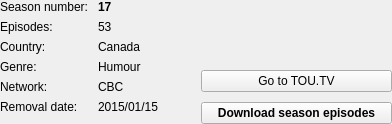
<?xml version="1.0" encoding="UTF-8"?>
<ui version="4.0">
 <class>infos_emission_widget</class>
 <widget class="QWidget" name="infos_emission_widget">
  <property name="geometry">
   <rect>
    <x>0</x>
    <y>0</y>
    <width>392</width>
    <height>124</height>
   </rect>
  </property>
  <layout class="QHBoxLayout" name="horizontalLayout" stretch="0,0">
   <property name="spacing">
    <number>10</number>
   </property>
   <property name="margin">
    <number>0</number>
   </property>
   <item>
    <layout class="QVBoxLayout" name="verticalLayout">
     <item>
      <layout class="QFormLayout" name="main_form_layout">
       <property name="fieldGrowthPolicy">
        <enum>QFormLayout::AllNonFixedFieldsGrow</enum>
       </property>
       <property name="horizontalSpacing">
        <number>10</number>
       </property>
       <property name="verticalSpacing">
        <number>6</number>
       </property>
       <item row="0" column="0">
        <widget class="QLabel" name="season_number_label">
         <property name="text">
          <string>Season number:</string>
         </property>
        </widget>
       </item>
       <item row="0" column="1">
        <widget class="QLabel" name="season_number_value_label">
         <property name="font">
          <font>
           <weight>75</weight>
           <bold>true</bold>
          </font>
         </property>
         <property name="text">
          <string>17</string>
         </property>
        </widget>
       </item>
       <item row="2" column="0">
        <widget class="QLabel" name="country_label">
         <property name="text">
          <string>Country:</string>
         </property>
        </widget>
       </item>
       <item row="2" column="1">
        <widget class="QLabel" name="country_value_label">
         <property name="text">
          <string>Canada</string>
         </property>
        </widget>
       </item>
       <item row="3" column="0">
        <widget class="QLabel" name="genre_label">
         <property name="text">
          <string>Genre:</string>
         </property>
        </widget>
       </item>
       <item row="3" column="1">
        <widget class="QLabel" name="genre_value_label">
         <property name="text">
          <string>Humour</string>
         </property>
        </widget>
       </item>
       <item row="5" column="0">
        <widget class="QLabel" name="removal_date_label">
         <property name="text">
          <string>Removal date:</string>
         </property>
        </widget>
       </item>
       <item row="5" column="1">
        <widget class="QLabel" name="removal_date_value_label">
         <property name="text">
          <string>2015/01/15</string>
         </property>
        </widget>
       </item>
       <item row="1" column="0">
        <widget class="QLabel" name="episodes_label">
         <property name="text">
          <string>Episodes:</string>
         </property>
        </widget>
       </item>
       <item row="1" column="1">
        <widget class="QLabel" name="episodes_value_label">
         <property name="text">
          <string>53</string>
         </property>
        </widget>
       </item>
       <item row="4" column="0">
        <widget class="QLabel" name="network_label">
         <property name="text">
          <string>Network:</string>
         </property>
        </widget>
       </item>
       <item row="4" column="1">
        <widget class="QLabel" name="network_value_label">
         <property name="text">
          <string>CBC</string>
         </property>
        </widget>
       </item>
      </layout>
     </item>
    </layout>
   </item>
   <item>
    <layout class="QVBoxLayout" name="verticalLayout_2">
     <item>
      <spacer name="verticalSpacer">
       <property name="orientation">
        <enum>Qt::Vertical</enum>
       </property>
       <property name="sizeHint" stdset="0">
        <size>
         <width>20</width>
         <height>0</height>
        </size>
       </property>
      </spacer>
     </item>
     <item>
      <widget class="QPushButton" name="goto_toutv_btn">
       <property name="maximumSize">
        <size>
         <width>200</width>
         <height>16777215</height>
        </size>
       </property>
       <property name="text">
        <string>Go to TOU.TV</string>
       </property>
      </widget>
     </item>
     <item>
      <widget class="QPushButton" name="dl_btn">
       <property name="sizePolicy">
        <sizepolicy hsizetype="Preferred" vsizetype="Fixed">
         <horstretch>0</horstretch>
         <verstretch>0</verstretch>
        </sizepolicy>
       </property>
       <property name="maximumSize">
        <size>
         <width>200</width>
         <height>16777215</height>
        </size>
       </property>
       <property name="font">
        <font>
         <weight>75</weight>
         <bold>true</bold>
        </font>
       </property>
       <property name="text">
        <string>Download season episodes</string>
       </property>
      </widget>
     </item>
    </layout>
   </item>
  </layout>
 </widget>
 <resources/>
 <connections/>
</ui>
